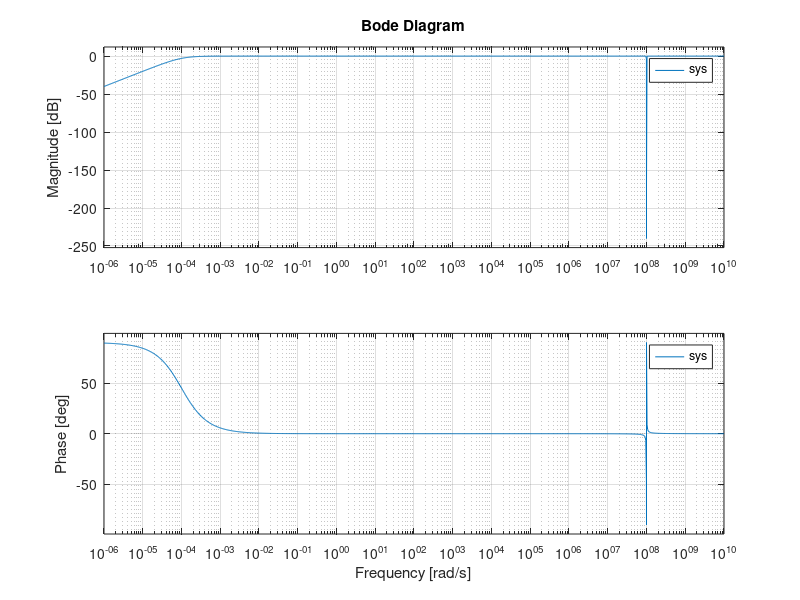

MATLAB code to generate this figure:
% frequency response of RLC circuit in Fig 5
R = 100;
L = 1e-3;
C = 10e-9;

% s = [ v_C1, v_C2, i_L ]' % Order of state variables seems different
A = [ -1/(R*C), 0, -1/C;
      0, 0, 1/L;
      1/C, -1/L, 0 ];
B = [ 1/(R*C); 0; 0 ];
C = [ -1, 0, 0 ];
D = 1;

sys = ss(A,B,C,D);
bode(sys);
grid on;
